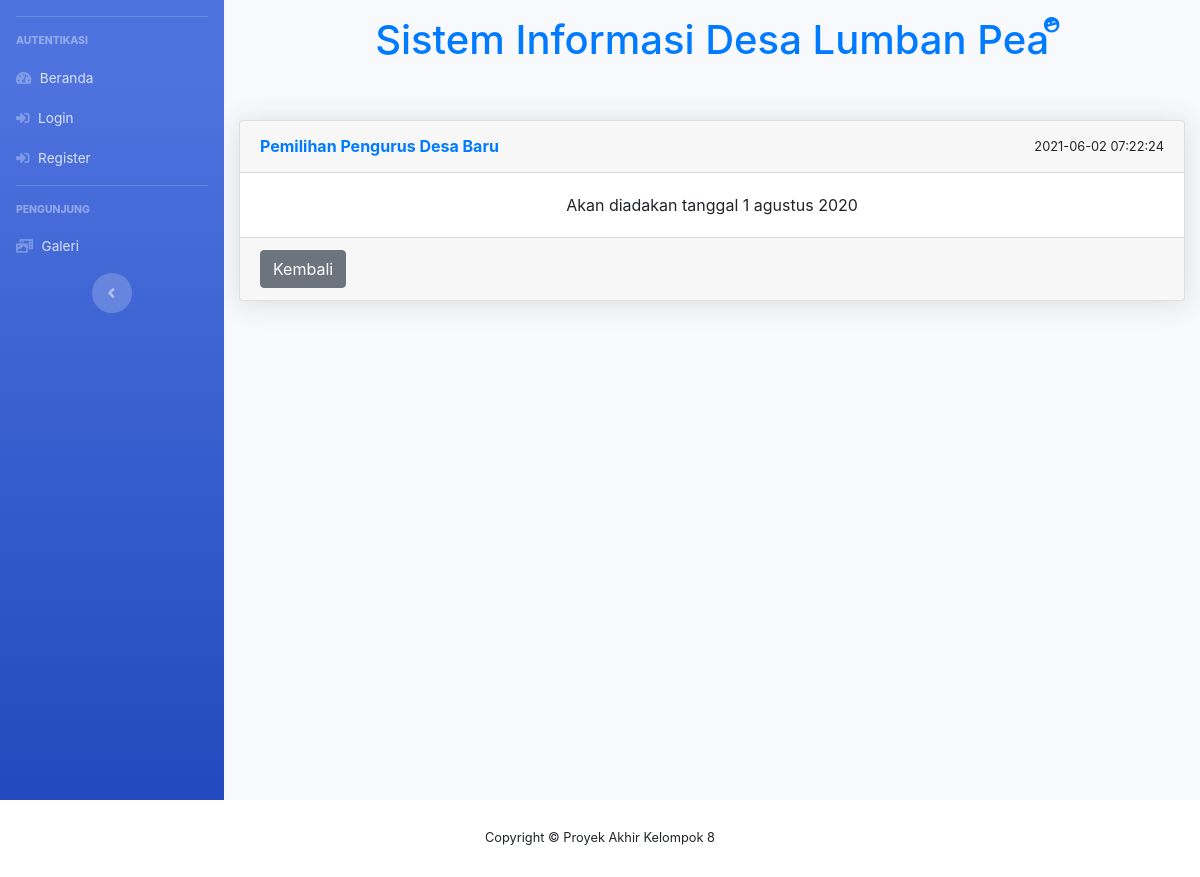
Screenshot of /Pengunjung/DetailPengumuman/18 with the database file from the repository.
### tables this page shows
CREATE TABLE `tb_pengumuman` (
  `id_pengumuman` int(255) NOT NULL,
  `judul_pengumuman` varchar(255) NOT NULL,
  `isi_pengumuman` text NOT NULL,
  `waktu_pengumuman` timestamp NOT NULL DEFAULT current_timestamp() ON UPDATE current_timestamp()
);

### application/controllers/Pengunjung.php (called while the page is built, shortened)
<?php
class Pengunjung extends CI_Controller
{
	public function __construct()
	{
		$this->load->model('Pengguna_Model');
	}
	public function DetailPengumuman($id_pengumuman)
	{
		$data['detailpengumuman'] = $this->db->get_where('tb_pengumuman', ['id_pengumuman' => $id_pengumuman])->row_array();
		$data['title'] = 'Detail Pengumuman';
		$this->load->view('Template/template_header', $data);
		$this->load->view('Template/sidebar_pengunjung');
		$this->load->view('Pengunjung/DetailPengumuman');
		$this->load->view('Template/footer_pengunjung');
		$this->load->view('Template/template_footer');
	}
}

### index.php (called while the page is built, shortened)
<?php
require_once BASEPATH.'core/CodeIgniter.php';

### application/views/Pengunjung/DetailPengumuman.php (the view)
<div id="content-wrapper" class="d-flex flex-column">
    <div id="content">
        <div class="container-fluid">
            <div class="mt-3">
                <div class="row justify-content-center">
                    <h1 class="text-primary ml-3">Sistem Informasi Desa Lumban Pea
                    </h1>
                    <i class="fas fa-laugh-wink rotate-n-15 text-primary"></i>
                </div>
            </div>
            <div class="card shadow mb-4 text-center mt-5">
                <div class="card-header py-3">
                    <small class="float-right"><?= $detailpengumuman['waktu_pengumuman']; ?></small>
                    <h6 class="m-0 font-weight-bold text-primary float-left"><?= $detailpengumuman['judul_pengumuman']; ?></h6>
                </div>
                <div class="card-body">
                    <div>
                        <?= $detailpengumuman['isi_pengumuman']; ?>
                    </div>
                </div>
                <div class="card-footer">
                    <a href="<?= base_url('Pengunjung') ?>"><button type="button" class="btn btn-secondary float-left">Kembali</button></a>
                </div>
            </div>
        </div>
    </div>
</div>

### rows the page displays
tb_pengumuman: waktu_pengumuman "2021-06-02 07:22:24", judul_pengumuman "Pemilihan Pengurus Desa Baru", isi_pengumuman "Akan diadakan tanggal 1 agustus 2020"
